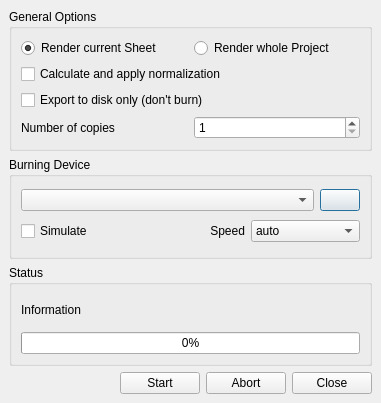
<ui version="4.0" >
 <class>CDWritingDialog</class>
 <widget class="QDialog" name="CDWritingDialog" >
  <property name="geometry" >
   <rect>
    <x>0</x>
    <y>0</y>
    <width>381</width>
    <height>403</height>
   </rect>
  </property>
  <property name="windowTitle" >
   <string>CD Writing</string>
  </property>
  <layout class="QVBoxLayout" >
   <property name="margin" >
    <number>9</number>
   </property>
   <property name="spacing" >
    <number>6</number>
   </property>
   <item>
    <widget class="QGroupBox" name="optionsGroupBox" >
     <property name="title" >
      <string>General Options</string>
     </property>
     <layout class="QVBoxLayout" >
      <property name="margin" >
       <number>9</number>
      </property>
      <property name="spacing" >
       <number>6</number>
      </property>
      <item>
       <layout class="QHBoxLayout" >
        <property name="margin" >
         <number>0</number>
        </property>
        <property name="spacing" >
         <number>6</number>
        </property>
        <item>
         <widget class="QRadioButton" name="cdCurrentSongButton" >
          <property name="text" >
           <string>Render current Sheet</string>
          </property>
          <property name="checked" >
           <bool>true</bool>
          </property>
         </widget>
        </item>
        <item>
         <widget class="QRadioButton" name="cdAllSongsButton" >
          <property name="text" >
           <string>Render whole Project</string>
          </property>
         </widget>
        </item>
       </layout>
      </item>
      <item>
       <widget class="QCheckBox" name="cdNormalizeCheckBox" >
        <property name="text" >
         <string>Calculate and apply normalization</string>
        </property>
       </widget>
      </item>
      <item>
       <widget class="QCheckBox" name="cdDiskExportOnlyCheckBox" >
        <property name="text" >
         <string>Export to disk only (don't burn)</string>
        </property>
       </widget>
      </item>
      <item>
       <layout class="QHBoxLayout" >
        <property name="margin" >
         <number>0</number>
        </property>
        <property name="spacing" >
         <number>6</number>
        </property>
        <item>
         <widget class="QLabel" name="label_10" >
          <property name="text" >
           <string>Number of copies</string>
          </property>
         </widget>
        </item>
        <item>
         <widget class="QSpinBox" name="spinBoxNumCopies" >
          <property name="minimum" >
           <number>1</number>
          </property>
          <property name="value" >
           <number>1</number>
          </property>
         </widget>
        </item>
       </layout>
      </item>
     </layout>
    </widget>
   </item>
   <item>
    <widget class="QGroupBox" name="burnGroupBox" >
     <property name="title" >
      <string>Burning Device</string>
     </property>
     <layout class="QVBoxLayout" >
      <property name="margin" >
       <number>9</number>
      </property>
      <property name="spacing" >
       <number>6</number>
      </property>
      <item>
       <layout class="QHBoxLayout" >
        <property name="margin" >
         <number>0</number>
        </property>
        <property name="spacing" >
         <number>6</number>
        </property>
        <item>
         <widget class="QComboBox" name="cdDeviceComboBox" >
          <property name="sizePolicy" >
           <sizepolicy>
            <hsizetype>5</hsizetype>
            <vsizetype>0</vsizetype>
            <horstretch>5</horstretch>
            <verstretch>0</verstretch>
           </sizepolicy>
          </property>
         </widget>
        </item>
        <item>
         <widget class="QPushButton" name="refreshButton" >
          <property name="text" >
           <string/>
          </property>
         </widget>
        </item>
       </layout>
      </item>
      <item>
       <layout class="QHBoxLayout" >
        <property name="margin" >
         <number>0</number>
        </property>
        <property name="spacing" >
         <number>6</number>
        </property>
        <item>
         <widget class="QCheckBox" name="simulateCheckBox" >
          <property name="text" >
           <string>Simulate</string>
          </property>
         </widget>
        </item>
        <item>
         <widget class="QLabel" name="label_9" >
          <property name="text" >
           <string>Speed</string>
          </property>
          <property name="alignment" >
           <set>Qt::AlignRight|Qt::AlignTrailing|Qt::AlignVCenter</set>
          </property>
         </widget>
        </item>
        <item>
         <widget class="QComboBox" name="speedComboBox" >
          <item>
           <property name="text" >
            <string>auto</string>
           </property>
          </item>
          <item>
           <property name="text" >
            <string>1x</string>
           </property>
          </item>
          <item>
           <property name="text" >
            <string>2x</string>
           </property>
          </item>
          <item>
           <property name="text" >
            <string>4x</string>
           </property>
          </item>
          <item>
           <property name="text" >
            <string>8x</string>
           </property>
          </item>
          <item>
           <property name="text" >
            <string>12x</string>
           </property>
          </item>
          <item>
           <property name="text" >
            <string>16x</string>
           </property>
          </item>
          <item>
           <property name="text" >
            <string>20x</string>
           </property>
          </item>
          <item>
           <property name="text" >
            <string>24x</string>
           </property>
          </item>
          <item>
           <property name="text" >
            <string>28x</string>
           </property>
          </item>
          <item>
           <property name="text" >
            <string>32x</string>
           </property>
          </item>
          <item>
           <property name="text" >
            <string>36x</string>
           </property>
          </item>
          <item>
           <property name="text" >
            <string>40x</string>
           </property>
          </item>
          <item>
           <property name="text" >
            <string>44x</string>
           </property>
          </item>
          <item>
           <property name="text" >
            <string>48x</string>
           </property>
          </item>
         </widget>
        </item>
       </layout>
      </item>
     </layout>
    </widget>
   </item>
   <item>
    <widget class="QGroupBox" name="groupBox_3" >
     <property name="title" >
      <string>Status</string>
     </property>
     <layout class="QVBoxLayout" >
      <property name="margin" >
       <number>9</number>
      </property>
      <property name="spacing" >
       <number>6</number>
      </property>
      <item>
       <widget class="QLabel" name="cdExportInformationLabel" >
        <property name="text" >
         <string>Information</string>
        </property>
       </widget>
      </item>
      <item>
       <widget class="QProgressBar" name="progressBar" >
        <property name="value" >
         <number>0</number>
        </property>
        <property name="orientation" >
         <enum>Qt::Horizontal</enum>
        </property>
       </widget>
      </item>
     </layout>
    </widget>
   </item>
   <item>
    <layout class="QHBoxLayout" >
     <property name="margin" >
      <number>0</number>
     </property>
     <property name="spacing" >
      <number>6</number>
     </property>
     <item>
      <spacer>
       <property name="orientation" >
        <enum>Qt::Horizontal</enum>
       </property>
       <property name="sizeHint" >
        <size>
         <width>40</width>
         <height>20</height>
        </size>
       </property>
      </spacer>
     </item>
     <item>
      <widget class="QPushButton" name="startButton" >
       <property name="text" >
        <string>Start</string>
       </property>
      </widget>
     </item>
     <item>
      <widget class="QPushButton" name="stopButton" >
       <property name="text" >
        <string>Abort</string>
       </property>
      </widget>
     </item>
     <item>
      <widget class="QPushButton" name="closeButton" >
       <property name="text" >
        <string>Close</string>
       </property>
      </widget>
     </item>
    </layout>
   </item>
  </layout>
 </widget>
 <resources/>
 <connections/>
</ui>
